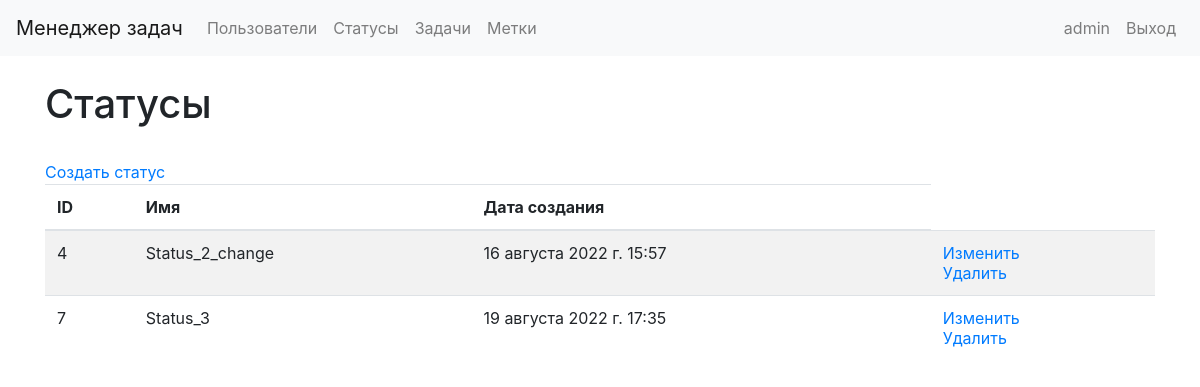
/statuses/ (signed in), run on an earlier commit of the app's database.
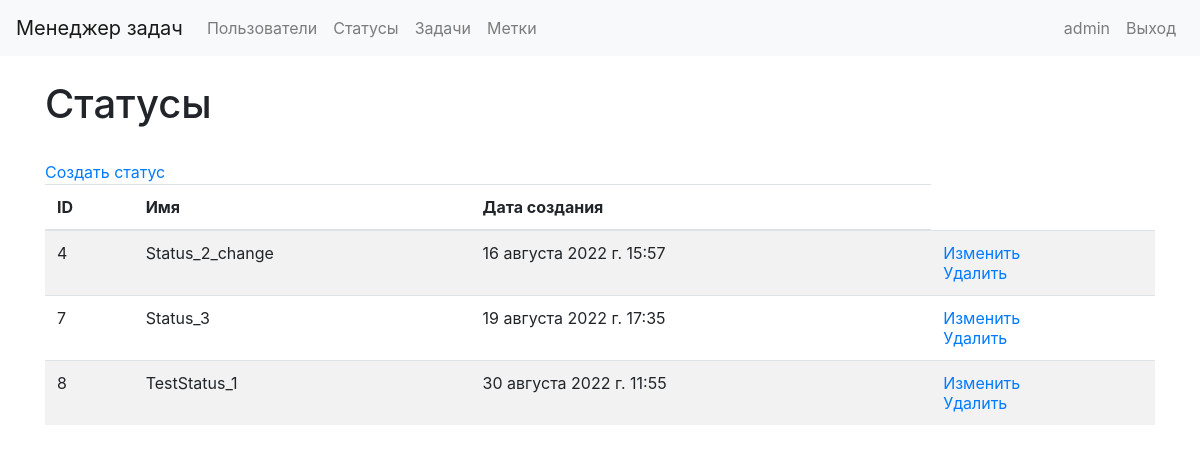
And on a later commit of the database.
### task_manager/models.py (models this page shows, shortened)
class Status(models.Model):
    name = models.CharField(max_length=100, unique=True)
    time_create = models.DateTimeField(auto_now_add=True)

### task_manager/views.py (the view)
# urls.py: path('statuses/', views.StatusList.as_view(), name='statuses_list'),
class StatusList(MyLoginRequiredMixin, ListView):
    model = Status
    template_name = "statuses_list.html"

### task_manager/mixins.py (called while the page is built)
    def dispatch(self, request, *args, **kwargs):
        if not request.user.is_authenticated:
            messages.error(request, _("Вы не авторизованы! Пожалуйста, выполните вход."))
            return redirect('user_login')
        return super().dispatch(request, *args, **kwargs)

### task_manager/templates/statuses_list.html
{% extends 'base.html' %}
{% load i18n %}
{% block content %}
    <div class="container wrapper flex-grow-1">
        <br>
        <h1>{% translate "Статусы" %}</h1>
        <br>
        <a href="{% url 'statuses_create' %}">{% translate "Создать статус" %}</a>
        <table class="table table-striped">
            <thead>
                <tr>
                    <th>{% translate "ID" %}</th>
                    <th>{% translate "Имя" %}</th>
                    <th>{% translate "Дата создания" %}</th>
                </tr>
            </thead>
            <tbody>
                {% for s in object_list %}
                <tr>
                    <td>{{s.id}}</td>
                    <td>{{s.name}}</td>
                    <td>{{s.time_create}}</td>
                    <td>
                        <a href="{% url 'statuses_update' pk=s.id %}">{% translate "Изменить" %}</a>
                        <br>
                        <a href="{% url 'statuses_delete' pk=s.id %}">{% translate "Удалить" %}</a>
                    </td>
                </tr>
                {% endfor %}
            </tbody>
        </table>
    </div>
{% endblock %}

What changed in the data, as far as the page shows it:
added Status: id "8", name "TestStatus_1", time_create "30 августа 2022 г. 11:55"
